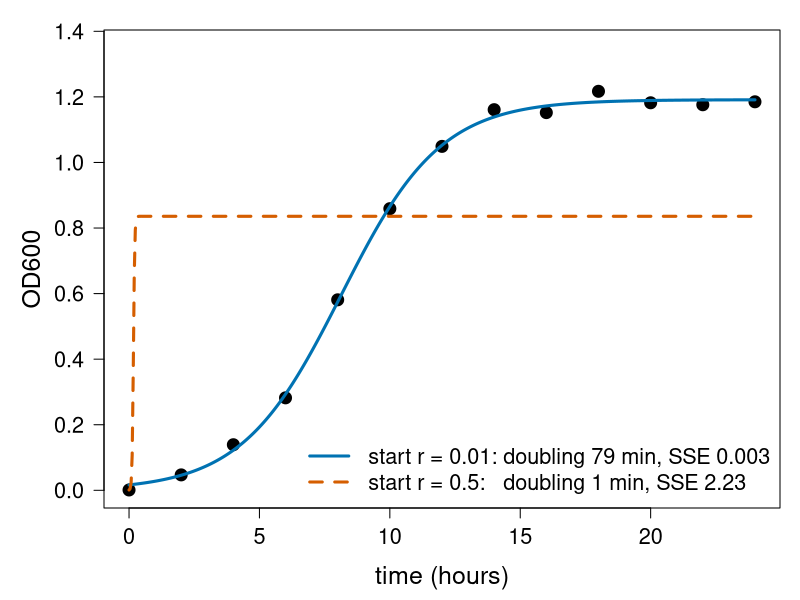
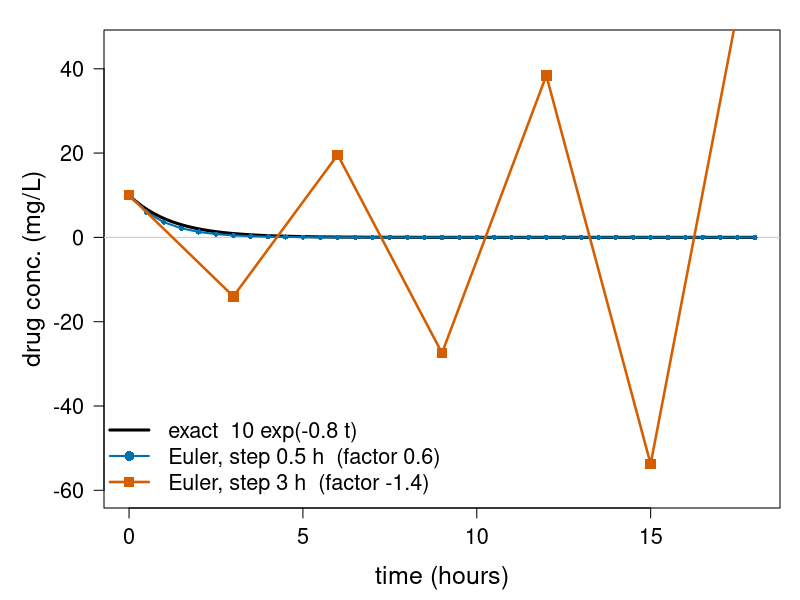
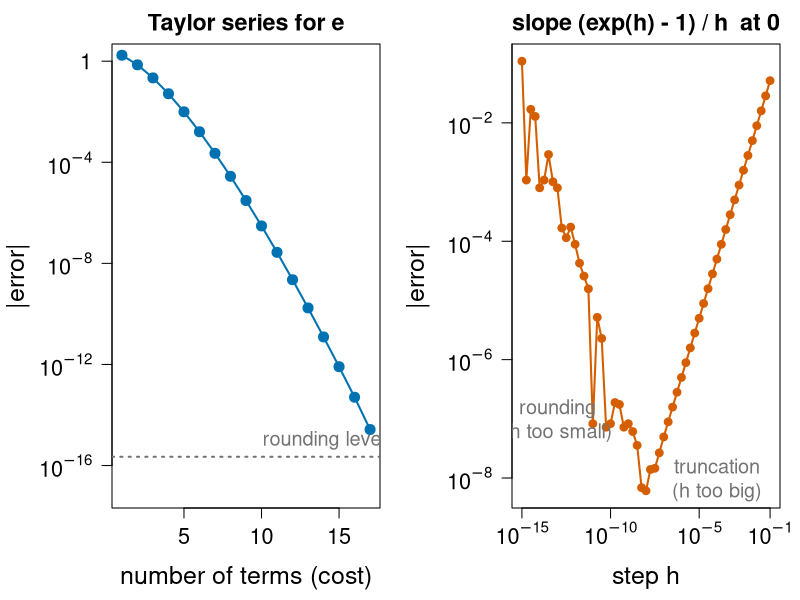
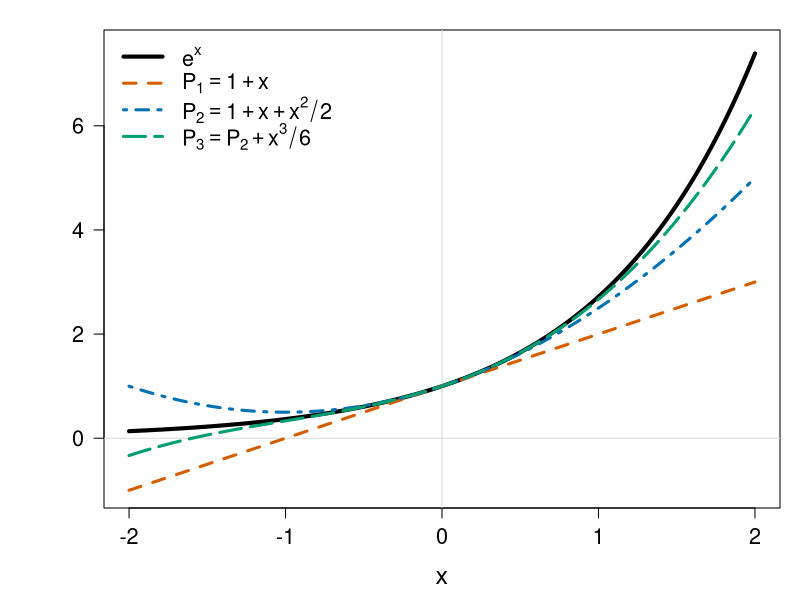
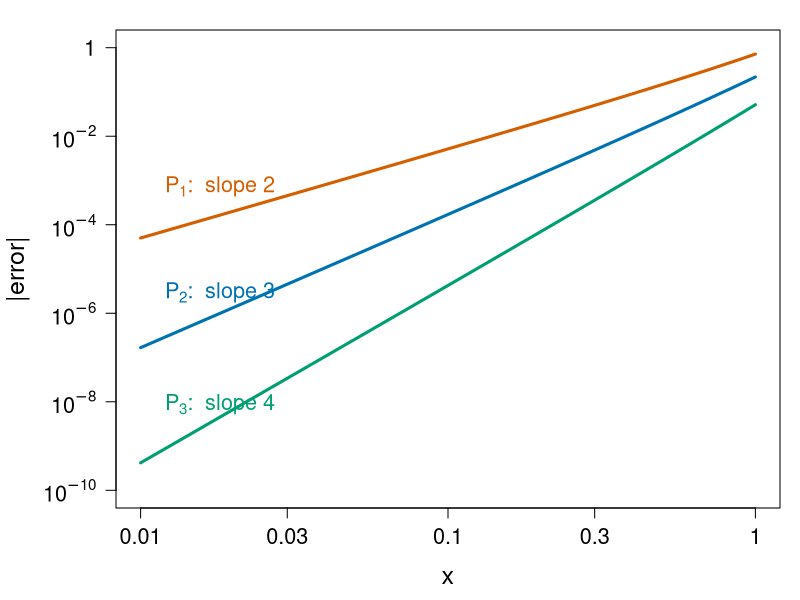
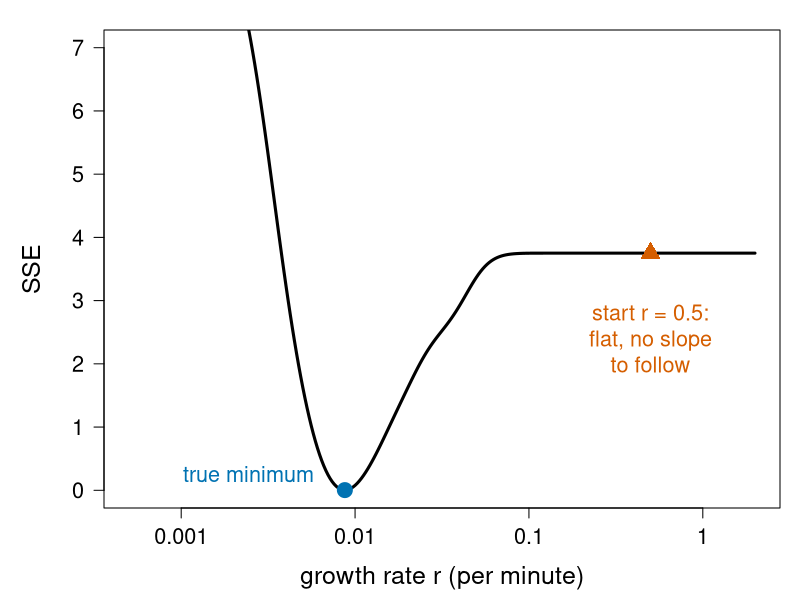

Source code (R) for these figures, in order:
# Figures for the intro/ unit ("Why numerical analysis?").
#
# Re-run by hand from this folder (it is NOT run by `quarto render`):
#   cd intro && Rscript make-intro-figs.R
#
# Base R graphics only (grDevices::svg). All data are simulated or computed
# here; the growth-curve data are the same 13 OD600 values as on the slides and
# in the exercise. Colours are Okabe-Ito (colour-blind safe).

col_blue   <- "#0072B2"
col_verm   <- "#D55E00"
col_green  <- "#009E73"
col_orange <- "#E69F00"
col_purple <- "#CC79A7"
col_grey   <- "grey45"

open_svg <- function(file, width = 8, height = 5) {
  svg(file, width = width, height = height)
  par(mar = c(4.6, 5.2, 1.5, 1), cex.lab = 1.5, cex.axis = 1.3, las = 1)
}

## ---- the growth-curve data (same as slides / exercise) ---------------------
# Simulated with r = 0.5 per hour, K = 1.2, N0 = 0.02, noise sd 0.02 (set.seed(3)),
# rounded to 3 decimals; the plate reader "exports minutes".

t_min <- seq(0, 1440, by = 120)
od <- c(0.001, 0.047, 0.139, 0.282, 0.581, 0.859, 1.049,
        1.161, 1.152, 1.217, 1.182, 1.176, 1.185)
logistic <- function(p, t) p[2] / (1 + (p[2] / p[3] - 1) * exp(-p[1] * t))
sse <- function(p) sum((od - logistic(p, t_min))^2)
fit_bad  <- optim(c(r = 0.5,  K = 1, N0 = 0.05), sse)
fit_good <- optim(c(r = 0.01, K = 1, N0 = 0.05), sse)
cat("bad fit: ", signif(fit_bad$par, 4),  " SSE", signif(fit_bad$value, 4),
    " convergence", fit_bad$convergence, "\n")
cat("good fit:", signif(fit_good$par, 4), " SSE", signif(fit_good$value, 4),
    " convergence", fit_good$convergence, "\n")

## ---- fig01: two "converged" fits of the same growth curve ------------------

open_svg("fig01-growth-two-fits.svg", 8, 4.8)
tt <- seq(0, 1440, length.out = 600)
plot(t_min / 60, od, pch = 19, cex = 1.6, xlab = "time (hours)",
     ylab = "OD600", ylim = c(0, 1.35), xlim = c(0, 24))
lines(tt / 60, logistic(fit_good$par, tt), col = col_blue, lwd = 3)
lines(tt / 60, logistic(fit_bad$par, tt),  col = col_verm, lwd = 3, lty = 2)
legend("bottomright", bty = "n", cex = 1.3, lwd = 3, lty = c(1, 2),
       col = c(col_blue, col_verm),
       legend = c(sprintf("start r = 0.01: doubling %.0f min, SSE %.3f",
                          log(2) / fit_good$par["r"], fit_good$value),
                  sprintf("start r = 0.5:   doubling %.0f min, SSE %.2f",
                          log(2) / fit_bad$par["r"], fit_bad$value)))
dev.off()

## ---- fig02: Euler on drug elimination, unstable vs stable step -------------

k <- 0.8; C0 <- 10
euler <- function(h, tend) {
  n <- round(tend / h); C <- numeric(n + 1); C[1] <- C0
  for (i in 1:n) C[i + 1] <- C[i] - h * k * C[i]
  list(t = (0:n) * h, C = C)
}
e3  <- euler(3, 18)
e05 <- euler(0.5, 18)
open_svg("fig02-euler-unstable.svg", 8, 4.8)
plot(NA, xlim = c(0, 18), ylim = c(-60, 45), xlab = "time (hours)",
     ylab = "drug conc. (mg/L)")
abline(h = 0, col = "grey80")
curve(C0 * exp(-k * x), 0, 18, add = TRUE, lwd = 3, col = "black")
lines(e05$t, e05$C, type = "o", pch = 16, cex = 0.7, lwd = 2, col = col_blue)
lines(e3$t, e3$C, type = "o", pch = 15, cex = 1.4, lwd = 2.5, col = col_verm)
legend("bottomleft", bty = "n", cex = 1.3, lwd = c(3, 2, 2.5),
       pch = c(NA, 16, 15), col = c("black", col_blue, col_verm),
       legend = c("exact  10 exp(-0.8 t)", "Euler, step 0.5 h  (factor 0.6)",
                  "Euler, step 3 h  (factor -1.4)"))
dev.off()

## ---- fig03: error vs cost, and the rounding floor --------------------------

svg("fig03-error-vs-cost.svg", width = 11, height = 4.8)
par(mfrow = c(1, 2), mar = c(4.6, 5.6, 2.2, 1), cex.lab = 1.5, cex.axis = 1.3,
    las = 1, cex.main = 1.4)
nterm <- 1:17
err_series <- sapply(nterm, function(n) abs(sum(1 / factorial(0:(n - 1))) - exp(1)))
plot_err <- err_series
plot(nterm, plot_err, log = "y", type = "o", pch = 19, cex = 1.2, lwd = 2,
     col = col_blue, xlab = "number of terms (cost)", ylab = "", yaxt = "n",
     ylim = c(1e-17, 1), main = "Taylor series for e")
axis(2, at = 10^c(-16, -12, -8, -4, 0),
     labels = expression(10^-16, 10^-12, 10^-8, 10^-4, 1))
mtext("|error|", side = 2, line = 4.2, cex = 1.5, las = 0)
abline(h = .Machine$double.eps, lty = 3, col = col_grey, lwd = 2)
text(18, 1e-15, "rounding level", adj = 1, cex = 1.2, col = col_grey)

h <- 10^seq(-15, -1, by = 0.25)
err_fd <- abs((exp(h) - 1) / h - 1)
plot(h, err_fd, log = "xy", type = "o", pch = 19, cex = 0.9, lwd = 2,
     col = col_verm, xlab = "step h", ylab = "", xaxt = "n", yaxt = "n",
     main = "slope (exp(h) - 1) / h  at 0")
axis(1, at = 10^c(-15, -10, -5, -1), labels = expression(10^-15, 10^-10, 10^-5, 10^-1))
axis(2, at = 10^c(-8, -6, -4, -2, 0), labels = expression(10^-8, 10^-6, 10^-4, 10^-2, 1))
mtext("|error|", side = 2, line = 4.2, cex = 1.5, las = 0)
text(1e-4, 1e-8, "truncation\n(h too big)", cex = 1.2, col = col_grey)
text(1e-13, 1e-7, "rounding\n(h too small)", cex = 1.2, col = col_grey)
dev.off()

## ---- fig04: Taylor polynomials of exp around 0 -----------------------------

open_svg("fig04-taylor-exp.svg", 8, 5)
x <- seq(-2, 2, length.out = 400)
plot(x, exp(x), type = "l", lwd = 4, xlab = "x", ylab = "", ylim = c(-1, 7.5))
abline(h = 0, v = 0, col = "grey85")
lines(x, 1 + x, lwd = 3, col = col_verm, lty = 2)
lines(x, 1 + x + x^2 / 2, lwd = 3, col = col_blue, lty = 4)
lines(x, 1 + x + x^2 / 2 + x^3 / 6, lwd = 3, col = col_green, lty = 5)
legend("topleft", bty = "n", cex = 1.3, lwd = c(4, 3, 3, 3), lty = c(1, 2, 4, 5),
       col = c("black", col_verm, col_blue, col_green),
       legend = c(expression(e^x), expression(P[1] == 1 + x),
                  expression(P[2] == 1 + x + x^2 / 2),
                  expression(P[3] == P[2] + x^3 / 6)))
dev.off()

## ---- fig05: Taylor error vs x on log-log axes ------------------------------

open_svg("fig05-taylor-error-loglog.svg", 8, 5)
par(mar = c(4.6, 5.8, 1.5, 1))
xs <- 10^seq(-2, 0, length.out = 30)
P <- function(n, x) sapply(x, function(xx) sum(xx^(0:n) / factorial(0:n)))
cols <- c(col_verm, col_blue, col_green)
plot(NA, xlim = range(xs), ylim = c(1e-10, 1), log = "xy", xlab = "x",
     ylab = "", xaxt = "n", yaxt = "n")
axis(1, at = c(0.01, 0.03, 0.1, 0.3, 1), labels = c("0.01", "0.03", "0.1", "0.3", "1"))
axis(2, at = 10^c(-10, -8, -6, -4, -2, 0),
     labels = expression(10^-10, 10^-8, 10^-6, 10^-4, 10^-2, 1))
mtext("|error|", side = 2, line = 4.4, cex = 1.5, las = 0)
for (n in 1:3) {
  lines(xs, abs(exp(xs) - P(n, xs)), lwd = 3, col = cols[n])
  text(0.012, abs(exp(0.012) - P(n, 0.012)) * 10, adj = 0, cex = 1.3, col = cols[n],
       labels = bquote(P[.(n)] * ":  slope " * .(n + 1)))
}
dev.off()

## ---- fig06: the SSE landscape in r is flat where the bad start sits ---------

open_svg("fig06-sse-plateau.svg", 8, 4.8)
rs <- 10^seq(-3.3, 0.3, length.out = 300)
prof <- sapply(rs, function(r) sse(c(r, fit_good$par["K"], fit_good$par["N0"])))
plot(rs, prof, log = "x", type = "l", lwd = 3, col = "black",
     xlab = "growth rate r (per minute)", ylab = "SSE", ylim = c(0, 7), xaxt = "n")
axis(1, at = c(0.001, 0.01, 0.1, 1), labels = c("0.001", "0.01", "0.1", "1"))
points(fit_good$par["r"], fit_good$value, pch = 19, cex = 2, col = col_blue)
points(0.5, sse(c(0.5, fit_good$par["K"], fit_good$par["N0"])), pch = 17,
       cex = 2, col = col_verm)
text(0.0058, 0.25, "true minimum", adj = 1, col = col_blue, cex = 1.3)
text(0.5, 2.4, "start r = 0.5:\nflat, no slope\nto follow", col = col_verm, cex = 1.3)
dev.off()
